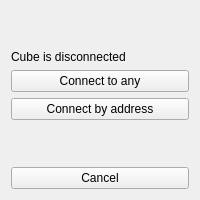
<?xml version="1.0" encoding="UTF-8"?>
<ui version="4.0">
 <class>CubeStatusDialog</class>
 <widget class="QDialog" name="CubeStatusDialog">
  <property name="geometry">
   <rect>
    <x>0</x>
    <y>0</y>
    <width>200</width>
    <height>200</height>
   </rect>
  </property>
  <property name="windowTitle">
   <string>Dialog</string>
  </property>
  <layout class="QVBoxLayout" name="verticalLayout">
   <property name="topMargin">
    <number>30</number>
   </property>
   <item>
    <widget class="QStackedWidget" name="stackedWidget">
     <property name="currentIndex">
      <number>1</number>
     </property>
     <widget class="QWidget" name="connectionPage">
      <layout class="QVBoxLayout" name="verticalLayout_3">
       <property name="leftMargin">
        <number>0</number>
       </property>
       <property name="topMargin">
        <number>0</number>
       </property>
       <property name="rightMargin">
        <number>0</number>
       </property>
       <property name="bottomMargin">
        <number>0</number>
       </property>
       <item>
        <spacer name="verticalSpacer">
         <property name="orientation">
          <enum>Qt::Vertical</enum>
         </property>
         <property name="sizeHint" stdset="0">
          <size>
           <width>20</width>
           <height>40</height>
          </size>
         </property>
        </spacer>
       </item>
       <item>
        <widget class="QLabel" name="connectedLabel">
         <property name="text">
          <string>Cube is connected</string>
         </property>
        </widget>
       </item>
       <item>
        <layout class="QHBoxLayout" name="horizontalLayout">
         <item>
          <widget class="QLabel" name="batteryLabel">
           <property name="text">
            <string>Battery: </string>
           </property>
          </widget>
         </item>
         <item>
          <widget class="QLabel" name="batteryValueLabel">
           <property name="text">
            <string>100%</string>
           </property>
          </widget>
         </item>
        </layout>
       </item>
       <item>
        <widget class="QPushButton" name="disconnectButton">
         <property name="text">
          <string>Disconnect</string>
         </property>
        </widget>
       </item>
       <item>
        <spacer name="verticalSpacer_2">
         <property name="orientation">
          <enum>Qt::Vertical</enum>
         </property>
         <property name="sizeHint" stdset="0">
          <size>
           <width>20</width>
           <height>40</height>
          </size>
         </property>
        </spacer>
       </item>
      </layout>
     </widget>
     <widget class="QWidget" name="disconnectionPage">
      <layout class="QVBoxLayout" name="verticalLayout_2">
       <property name="leftMargin">
        <number>0</number>
       </property>
       <property name="topMargin">
        <number>0</number>
       </property>
       <property name="rightMargin">
        <number>0</number>
       </property>
       <property name="bottomMargin">
        <number>0</number>
       </property>
       <item>
        <spacer name="verticalSpacer_4">
         <property name="orientation">
          <enum>Qt::Vertical</enum>
         </property>
         <property name="sizeHint" stdset="0">
          <size>
           <width>20</width>
           <height>40</height>
          </size>
         </property>
        </spacer>
       </item>
       <item>
        <widget class="QLabel" name="disconnectedLabel">
         <property name="text">
          <string>Cube is disconnected</string>
         </property>
        </widget>
       </item>
       <item>
        <widget class="QPushButton" name="connectToAnyButton">
         <property name="text">
          <string>Connect to any</string>
         </property>
        </widget>
       </item>
       <item>
        <widget class="QPushButton" name="connectByAddressButton">
         <property name="text">
          <string>Connect by address</string>
         </property>
        </widget>
       </item>
       <item>
        <widget class="QLabel" name="connectionStatusLabel">
         <property name="text">
          <string/>
         </property>
        </widget>
       </item>
       <item>
        <spacer name="verticalSpacer_3">
         <property name="orientation">
          <enum>Qt::Vertical</enum>
         </property>
         <property name="sizeHint" stdset="0">
          <size>
           <width>20</width>
           <height>40</height>
          </size>
         </property>
        </spacer>
       </item>
      </layout>
     </widget>
    </widget>
   </item>
   <item>
    <widget class="QPushButton" name="cancelButton">
     <property name="text">
      <string>Cancel</string>
     </property>
    </widget>
   </item>
  </layout>
 </widget>
 <resources/>
 <connections/>
</ui>
